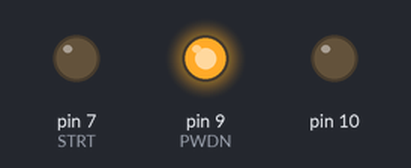
A sketch run on a simulated Arduino Uno, built with avr-gcc and run on an emulated ATmega328P. On the bench: output pins drawn as LEDs (lit = HIGH). What the sketch prints to the serial monitor is not drawn.

Above: at 0.3 s.
Timing chart, 0 to 1.8 s (numbered marks = the images above):
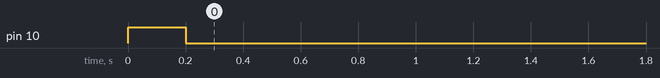

The sketch:

TW_reg_read.ino
```cpp
#include<SPI.h>
#define WAKEUP 0x02
#define STNDBY 0x04
#define RESET  0x06
#define START  0x08
#define STOP   0x0A
#define SDATAC 0x12

const int STRT = 7;
const int PWDN = 9;
const int DRDY  = 8;
//const int SS  = 10;
uint8_t Reg1;

void setup() {
  Serial.begin(9600);
  SPI.begin();
  SPI.beginTransaction(SPISettings(2000000, MSBFIRST, SPI_MODE1));
  pinMode(STRT, OUTPUT);
  pinMode(PWDN, OUTPUT);
  pinMode(DRDY, INPUT);
  pinMode(SS, OUTPUT);

  digitalWrite(SS, HIGH);
  digitalWrite(PWDN, HIGH);
//  digitalWrite(RST, HIGH);
  delay(200);

  digitalWrite(SS, LOW);
  SPI.transfer(RESET);
  delayMicroseconds(12);
  SPI.transfer(SDATAC);
  delayMicroseconds(3);
  SPI.transfer(0x41);
  delayMicroseconds(1.9);
  SPI.transfer(0x00);
  delayMicroseconds(1.9);
  SPI.transfer(0x96);
  delayMicroseconds(3);
  SPI.transfer(0x42);
  SPI.transfer(0x00);
  SPI.transfer(0xC2);
  delayMicroseconds(3);
  SPI.transfer(0x43);
  SPI.transfer(0x00);
  SPI.transfer(0x7E);
  delayMicroseconds(3);
  SPI.transfer(0x45);
  SPI.transfer(0x00);
  SPI.transfer(0x52);
  delayMicroseconds(3);
  SPI.transfer(0x46);
  SPI.transfer(0x00);
  SPI.transfer(0x80);
  delayMicroseconds(3);
  SPI.transfer(0x47);
  SPI.transfer(0x00);
  SPI.transfer(0x80);
  delayMicroseconds(3);
  SPI.transfer(0x48);
  SPI.transfer(0x00);
  SPI.transfer(0x80);
  delayMicroseconds(3);
  SPI.transfer(0x55);
  SPI.transfer(0x00);
  SPI.transfer(0x20);
  delayMicroseconds(3);
  digitalWrite(SS, HIGH);
}

void loop() {

  Serial.println("-------------- all --------------------");

  digitalWrite(SS, LOW);
  SPI.transfer(0x20);
  SPI.transfer(0x03);
  Reg1 = SPI.transfer(0x00);
  delayMicroseconds(3);
  Serial.print("Register : ");
  Serial.println(Reg1, HEX);

  SPI.transfer(0x21);
  delayMicroseconds(1);
  SPI.transfer(0x00);
  delayMicroseconds(1);
  Reg1 = SPI.transfer(0x00);
  delayMicroseconds(3);
  Serial.print("Register 1 : ");
  Serial.println(Reg1, HEX);

  Serial.println("------------ separate ----------------");

  SPI.transfer(0x22);
  delayMicroseconds(1);
  SPI.transfer(0x00);
  delayMicroseconds(1);
  Reg1 = SPI.transfer(0x00);
  delayMicroseconds(3);
  Serial.print("Register 2 : ");
  Serial.println(Reg1, HEX);

  SPI.transfer(0x23);
  delayMicroseconds(3);
  SPI.transfer(0x00);
  Reg1 = SPI.transfer(0x00);
  delayMicroseconds(3);
  Serial.print("Register 3 : ");
  Serial.println(Reg1, HEX);

  SPI.transfer(0x25);
  delayMicroseconds(3);
  SPI.transfer(0x00);
  Reg1 = SPI.transfer(0x00);
  delayMicroseconds(3);
  Serial.print("Register 5 : ");
  Serial.println(Reg1, HEX);

  SPI.transfer(0x26);
  delayMicroseconds(3);
  SPI.transfer(0x00);
  Reg1 = SPI.transfer(0x00);
  delayMicroseconds(3);
  Serial.print("Register 6 : ");
  Serial.println(Reg1, HEX);

  SPI.transfer(0x35);
  delayMicroseconds(3);
  SPI.transfer(0x00);
  Reg1 = SPI.transfer(0x00);
  delayMicroseconds(3);
  Serial.print("Register 15 : ");
  Serial.println(Reg1, HEX);

  Serial.println("------------ rest ----------------");

  SPI.transfer(0x00);
  SPI.transfer(0x00);
  Reg1 = SPI.transfer(0x00);
  delayMicroseconds(3);
  Serial.print("Register : ");
  Serial.println(Reg1, HEX);

  SPI.transfer(0x00);
  SPI.transfer(0x00);
  Reg1 = SPI.transfer(0x00);
  delayMicroseconds(3);
  Serial.print("Register : ");
  Serial.println(Reg1, HEX);

  SPI.transfer(0x00);
  SPI.transfer(0x00);
  Reg1 = SPI.transfer(0x00);
  delayMicroseconds(3);
  Serial.print("Register : ");
  Serial.println(Reg1, HEX);
  digitalWrite(SS, LOW);
  SPI.endTransaction();

  delay(500);
}
```

Measured:
- by itself, pin 10: HIGH → LOW at 0.20 s
